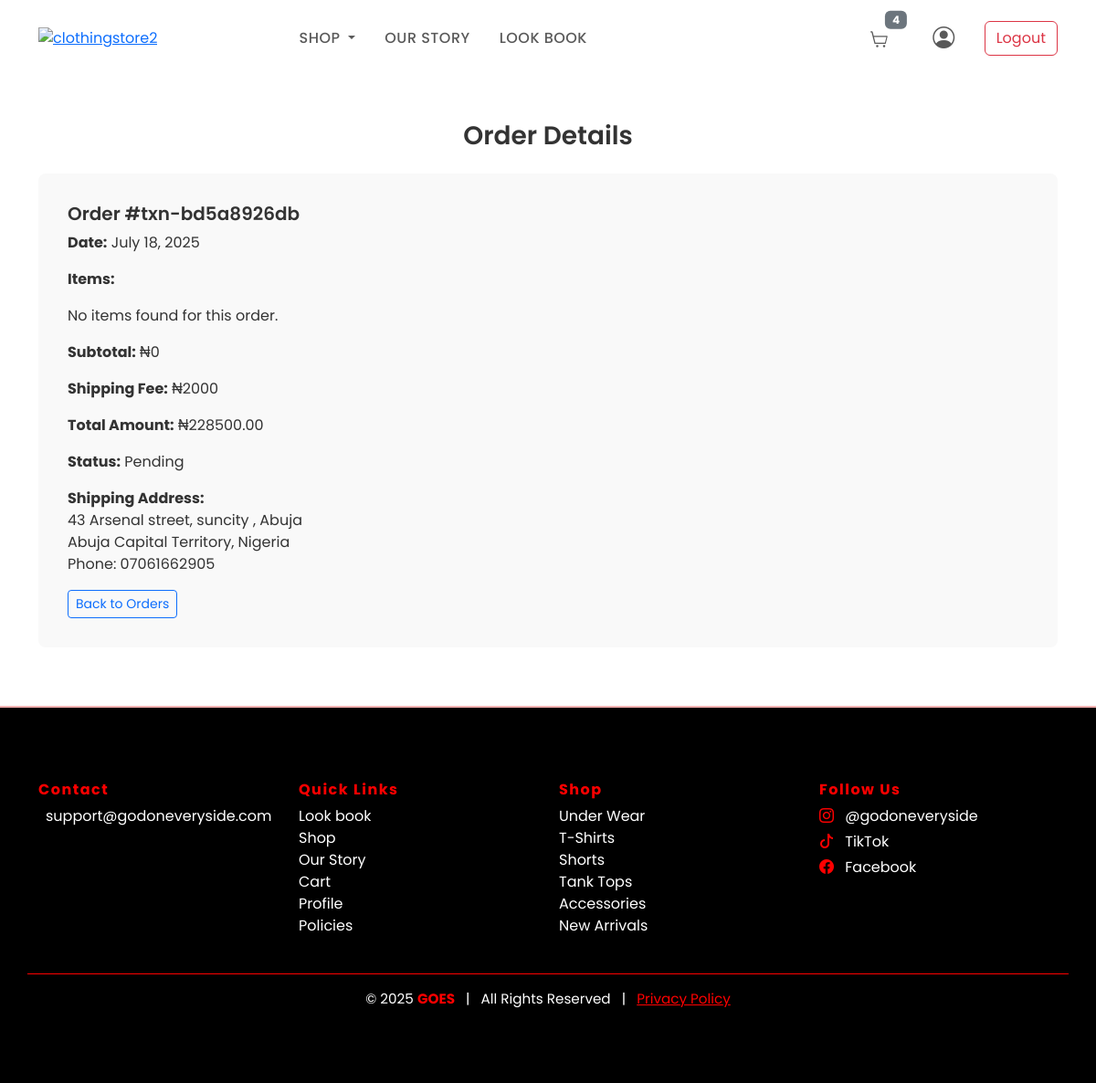
Page /order-detail/23/ (signed in) on the earlier database version.
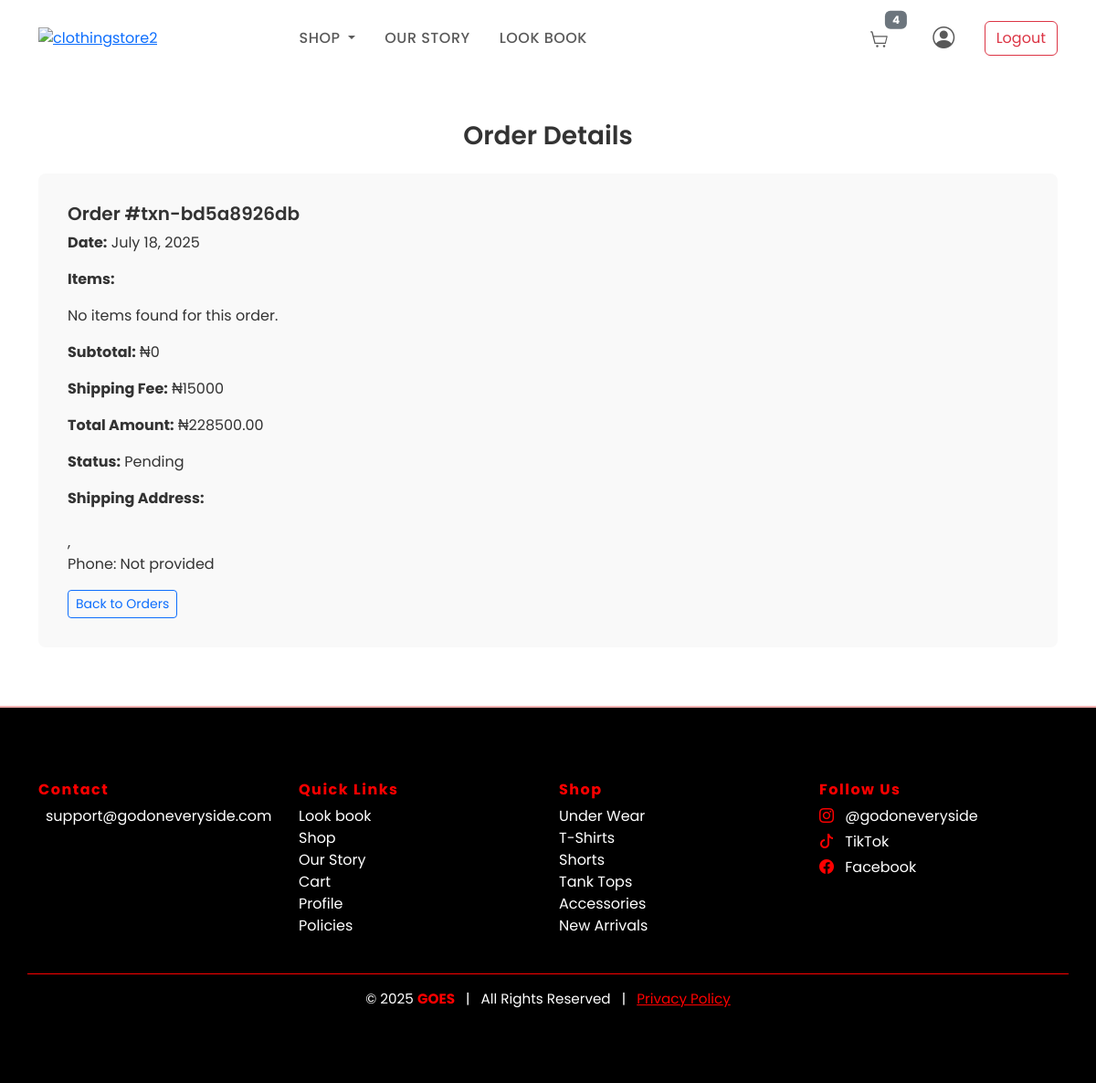
Same page on the later database version.
### GOESApp/models.py (models this page shows, shortened)
class Transaction(models.Model):
    user = models.ForeignKey(CustomUser, on_delete=models.CASCADE, related_name='transactions', null=True, blank=True)
    amount = models.DecimalField(max_digits=10, decimal_places=2)
    products = models.ManyToManyField(Product, related_name='transactions')
    tx_ref = models.CharField(max_length=100, unique=True)
    flw_transaction_id = models.CharField(max_length=100, blank=True, null=True)
    address = models.ForeignKey(Address, on_delete=models.SET_NULL, null=True, blank=True)
    order_note = models.TextField(blank=True, null=True)
    discount_code = models.ForeignKey(DiscountCode, on_delete=models.SET_NULL, null=True, blank=True)
    TRANSACTION_STATUS_CHOICES = (
        ('pending', 'Pending'),
        ('processing', 'Processing'),
        ('approved', 'Approved'),
        ('declined', 'Declined'),
    )
    transaction_status = models.CharField(max_length=20, choices=TRANSACTION_STATUS_CHOICES, default='pending')
    transaction_date = models.DateTimeField(auto_now_add=True)
    class Meta:
        verbose_name = 'Transaction'
        verbose_name_plural = 'Transactions'
        ordering = ['-transaction_date']

class Address(models.Model):
    full_name = models.CharField(max_length=100, blank=True, null=True)
    street = models.CharField(max_length=255, blank=True, null=True)
    city = models.CharField(max_length=100, blank=True, null=True)
    state = models.CharField(max_length=100, blank=True, null=True)
    postal_code = models.CharField(max_length=20, blank=True, null=True)
    country = models.CharField(max_length=100, blank=True, null=True)
    phone_number = models.CharField(max_length=15, null=True, blank=True)
    class Meta:
        verbose_name = 'Address'
        verbose_name_plural = 'Addresses'

### GOESApp/views.py (the view, shortened to what this page needs)
# urls.py: path('order-detail/<int:transaction_id>/', views.order_detail, name='order_detail'),
@login_required(login_url='/login_user')
def order_detail(request, transaction_id):
    transaction = get_object_or_404(Transaction, id=transaction_id, user=request.user)
    categories = Category.objects.all()
    cart_count = 0
    if request.user.is_authenticated:
        cart, created = Cart.objects.get_or_create(user=request.user)
        cart_count = cart.items.count()
    order_items = transaction.order_items.all()
    shipping_fee = 2000  # Default shipping fee for Abuja
    address = transaction.address
    if address:
        country = address.country.lower() if address.country else ''
        state = address.state.lower() if address.state else ''
        if country == 'nigeria':
            if state in ['abuja', 'federal capital territory', 'fct']:
                shipping_fee = 2000  # Abuja/FCT shipping fee
            else:
                shipping_fee = 5000  # Other Nigerian states
        else:
            shipping_fee = 15000  # International shipping fee
    subtotal = sum(item.total_price() for item in order_items)
    products_with_details = []
    context = {
        'transaction': transaction,
        'categories': categories,
        'cart_count': cart_count,
        'products_with_details': products_with_details,
        'subtotal': subtotal,
        'shipping_fee': shipping_fee,
        'total_amount': transaction.amount,  # Already includes shipping
    }
    return render(request, 'GOESAPP/order_detail.html', context)

### GOESApp/context_processors.py (called while the page is built)
def cart_item_count(request):
    count = 0
    try:
        if request.user.is_authenticated:
            cart = Cart.objects.get(user=request.user)
        else:
            session_key = request.session.session_key
            if not session_key:
                request.session.create()
            session_key = request.session.session_key
            cart = Cart.objects.get(session_key=session_key)
        if cart:
            count = sum(item.quantity for item in cart.items.all())
    except Cart.DoesNotExist:
        pass
    return {'cart_count': count}

### GOESApp/templates/GOESAPP/order_detail.html (shortened to what the changed rows need)
{% load static %}
<!DOCTYPE html>
<html lang="en">
<head>
  <link rel="stylesheet" href="https://cdn.jsdelivr.net/npm/bootstrap-icons@1.10.5/font/bootstrap-icons.css">
  <link href="https://cdn.jsdelivr.net/npm/bootstrap@5.3.0/dist/css/bootstrap.min.css" rel="stylesheet">
</head>
<body>
  <div class="container my-5">
    <h2 class="section-title text-center">Order Details</h2>
<div class="order-detail-card">
  <h5>Order #{{ transaction.tx_ref }}</h5>
  <p><strong>Date:</strong> {{ transaction.transaction_date|date:"F d, Y" }}</p>
  <p><strong>Items:</strong></p>
  <div>
    {% for item in products_with_details %}
      <div class="product-item">
        {% if item.image_url %}
          <img src="{{ item.image_url }}" alt="{{ item.product.name }}" class="product-image">
        {% endif %}
        <div class="product-info">
          <strong>{{ item.product.name }}</strong> <span class="quantity">Qty: {{ item.quantity }}</span><br>
          {% if item.size %}Size: {{ item.size }} | {% endif %}
          {% if item.color %}Color: {{ item.color }}{% endif %}<br>
          ₦{{ item.price }}
        </div>
      </div>
    {% empty %}
      <p>No items found for this order.</p>
    {% endfor %}
  </div>
  <p><strong>Subtotal:</strong> ₦{{ subtotal }}</p>
  <p><strong>Shipping Fee:</strong> ₦{{ shipping_fee }}</p>
  <p><strong>Total Amount:</strong> ₦{{ total_amount }}</p>
  <p><strong>Status:</strong> {{ transaction.transaction_status|capfirst }}</p>
  <p><strong>Shipping Address:</strong><br>
    {{ transaction.address.street|default_if_none:"" }}<br>
    {{ transaction.address.city|default_if_none:"" }}, {{ transaction.address.country|default_if_none:"" }}<br>
    Phone: {{ transaction.address.phone_number|default_if_none:"Not provided" }}
  </p>
  <a href="{% url 'profile' %}" class="btn btn-outline-primary btn-sm">Back to Orders</a>
</div>
  </div>
</body>
</html>

Differences in the rows shown:
changed through a linked row, Transaction "txn-bd5a8926db": address.phone_number "07061662905" → "Not provided"; address.street "43 Arsenal street, suncity , Abuja" → (not shown); address.city "Abuja Capital Territory" → (not shown); address.country "Nigeria" → (not shown)
Other differences:
{{ shipping_fee }}: "2000" → "15000"
